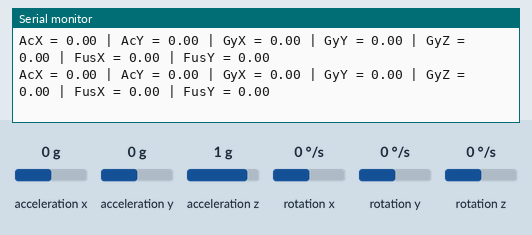
Simulated run of this program. Board: ESP32. Shown: the last lines printed to the serial monitor. Wiring (inferred from the names in the program): MPU-6050 motion sensor at I2C address 0x68. The inputs (shaded band) are chosen by the test bench; at power-on: rotation x 0 °/s, rotation z 0 °/s, acceleration x 0 g, acceleration y 0 g, acceleration z 1 g, rotation y 0 °/s.

Above: at 1.4 s.
1.5 s: rotation x set to 12 °/s
At 2.4 s:
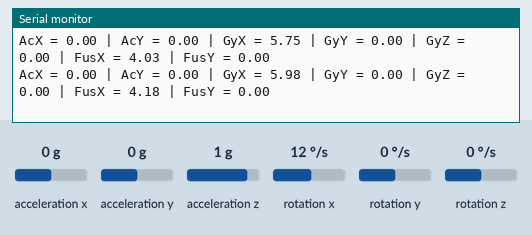
4.5 s: rotation x set to 100 °/s
At 5.4 s:
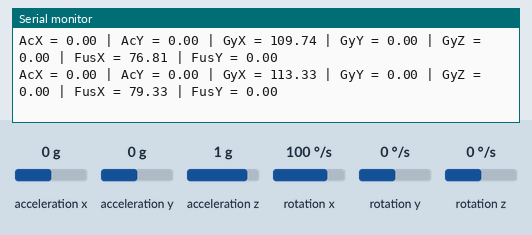
7.5 s: rotation z set to 100 °/s
At 8.2 s:
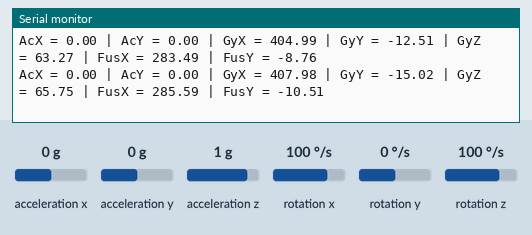
10.5 s: acceleration x set to -1.4 g
At 11.5 s:
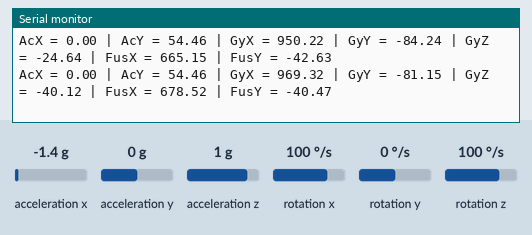
12.0 s: acceleration y set to -1.4 g
At 13.0 s:
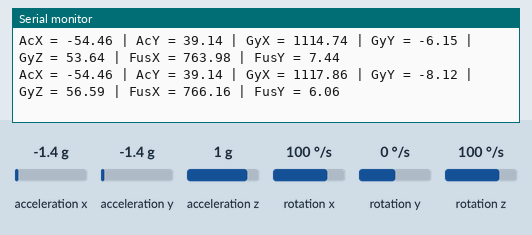
13.5 s: acceleration x set to 1.4 g
At 14.5 s:
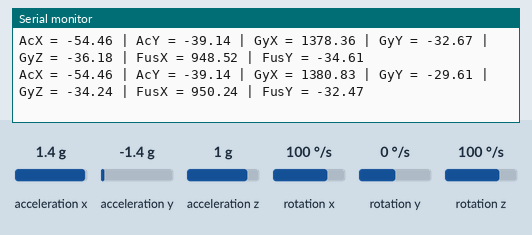
Timing chart, 0 to 16.5 s (numbered marks = the images above; inputs shaded):
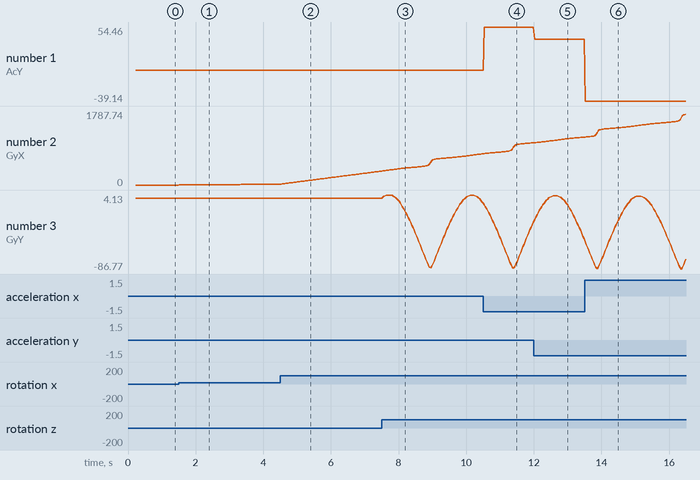

Measured:
- after the input at 1.5 s, the serial monitor: prints a new line at once (image 1)
- plotted number 2: 0 → 19.94 after the input at 1.5 s

The program:

main.cpp
```cpp
#include <Arduino.h>
#include<Wire.h>
//Z-Y-X系の
volatile int interruptCounter;//カウンタ変数
int totalInterruptCounter;//割込み数のカウンタ
const int MPU_addr=0x68;  // I2C address of the MPU-6050
int16_t AcX,AcY,AcZ,Tmp,GyX,GyY,GyZ;
float acceleration_x = 0;
float acceleration_y = 0;
float acceleration_z = 0;

float rad_velocity_roll = 0;
float rad_velocity_pitch = 0;
float rad_velocity_yaw = 0;

float rad_velocity_roll_offset = 0;
float rad_velocity_yaw_offset = 0;
float rad_velocity_pitch_offset = 0;

int16_t rad_velocity_roll_1 = 0;
int16_t rad_velocity_pitch_1 = 0;
int16_t rad_velocity_yaw_1 = 0;

float rad_roll = 0;
float rad_pitch = 0;
float rad_yaw = 0;

float rad_roll_offset = 0;
float rad_pitch_offset = 0;
float rad_yaw_offset = 0;

float deg_roll = 0;
float deg_pitch = 0;
float deg_yaw = 0;

float acc_rad_roll = 0;
float acc_rad_pitch = 0;
float acc_deg_roll = 0;
float acc_deg_pitch = 0;

float conv_radv = 2000;

float fusion_rad_roll = 0;
float fusion_rad_pitch = 0;

float fusion_deg_roll = 0;
float fusion_deg_pitch = 0;

float ratio = 0.7;

int32_t GyX_total = 0;
int32_t GyY_total = 0;
int32_t GyZ_total = 0;

hw_timer_t * timer = NULL;//タイマ設定用のポインタ
portMUX_TYPE timerMux = portMUX_INITIALIZER_UNLOCKED;//同期処理用の宣言?


// ---------------------------------------------------------------
void IRAM_ATTR onTimer() {
	portENTER_CRITICAL_ISR(&timerMux);
	interruptCounter++;
	portEXIT_CRITICAL_ISR(&timerMux);
}

// ---------------------------------------------------------------
void setup()
{
	Wire.begin(21,22);
    Wire.beginTransmission(MPU_addr);
    Wire.write(0x6B);  // PWR_MGMT_1 register
    Wire.write(0);     // set to zero (wakes up the MPU-6050)
    Wire.endTransmission(true);
	Serial.begin(115200);
	delay(200);
	Serial.println("*** setup start ***");

	timer = timerBegin(0, 80, true);//タイマの初期化(何番のタイマか(0~3),プリスケーラ(クロックは80MHzなので指定した数で割った信号が得られる今回だと1MHzになるはず),trueで割込みをエッジタイプに)
	timerAttachInterrupt(timer, &onTimer, true);//第三引数はそろえる
	timerAlarmWrite(timer, 500, true);//第二引数でカウント何回で割込みするか指定(1Mごとだから2000Hz)
	timerAlarmEnable(timer);

	Serial.println("*** setup end ***");
}

// ---------------------------------------------------------------
void loop()
{

	if (interruptCounter > 0) {

		portENTER_CRITICAL(&timerMux);
		interruptCounter--;
		portEXIT_CRITICAL(&timerMux);

		totalInterruptCounter++;

		//Serial.print("An interrupt as occurred. Total number: ");
		//Serial.println(totalInterruptCounter);


		//2kHz

		Wire.beginTransmission(MPU_addr);
		Wire.write(0x3B);  // starting with register 0x3B (ACCEL_XOUT_H)
  		Wire.endTransmission(false);
  		Wire.requestFrom(MPU_addr,14,true);  // request a total of 14 registers
  		AcX=Wire.read()<<8|Wire.read();  // 0x3B (ACCEL_XOUT_H) & 0x3C (ACCEL_XOUT_L)
  		AcY=Wire.read()<<8|Wire.read();  // 0x3D (ACCEL_YOUT_H) & 0x3E (ACCEL_YOUT_L)
  		AcZ=Wire.read()<<8|Wire.read();  // 0x3F (ACCEL_ZOUT_H) & 0x40 (ACCEL_ZOUT_L)
		Tmp=Wire.read()<<8|Wire.read();  // 0x41 (TEMP_OUT_H) & 0x42 (TEMP_OUT_L)
  		GyX=Wire.read()<<8|Wire.read();  // 0x43 (GYRO_XOUT_H) & 0x44 (GYRO_XOUT_L)
  		GyY=Wire.read()<<8|Wire.read();  // 0x45 (GYRO_YOUT_H) & 0x46 (GYRO_YOUT_L)
  		GyZ=Wire.read()<<8|Wire.read();  // 0x47 (GYRO_ZOUT_H) & 0x48 (GYRO_ZOUT_L)

		GyX = GyX - rad_velocity_roll_offset;
		GyY = GyY - rad_velocity_pitch_offset;
		GyZ = GyZ - rad_velocity_yaw_offset;

		rad_velocity_roll_1 = rad_velocity_roll;
		rad_velocity_pitch_1 = rad_velocity_pitch;
		rad_velocity_yaw_1 = rad_velocity_yaw;

		rad_velocity_roll = (GyX + GyY*sin(rad_roll)*tan(rad_pitch) + GyZ*cos(rad_roll)*tan(rad_pitch))/conv_radv;
		rad_velocity_pitch = (GyY*cos(rad_roll) - GyZ*sin(rad_roll))/conv_radv;
		rad_velocity_yaw = (GyY*sin(rad_roll)/cos(rad_pitch) +GyZ*cos(rad_roll)/cos(rad_pitch))/conv_radv;


		if(totalInterruptCounter <= 400){
			GyX_total += GyX;
			GyY_total += GyY;
			GyZ_total += GyZ;
		}


		if(totalInterruptCounter == 400){
			rad_velocity_roll_offset = GyX_total/400;
			rad_velocity_pitch_offset = GyY_total/400;
			rad_velocity_yaw_offset = GyZ_total/400;
			rad_roll = 0;
			rad_pitch = 0;
			rad_yaw = 0;
		}

		//if(totalInterruptCounter%2 == 0){
			rad_roll += (rad_velocity_roll +rad_velocity_roll_1)/2000/2;
			rad_pitch += (rad_velocity_pitch + rad_velocity_pitch_1)/2000/2;
			rad_yaw += (rad_velocity_yaw + rad_velocity_yaw_1)/2000/2;

			acc_rad_roll = atan2(AcY,AcZ);
			acc_rad_pitch = atan2(-AcX,sqrt(AcY*AcY + AcZ*AcZ));

			acc_deg_roll = acc_rad_roll*180/M_PI;
			acc_deg_pitch = acc_rad_pitch*180/M_PI;

			fusion_rad_roll = rad_roll*ratio + acc_rad_roll*(1-ratio);
			fusion_rad_pitch = rad_pitch*ratio + acc_rad_pitch*(1-ratio);

			deg_roll = rad_roll*180/M_PI;
			deg_pitch = rad_pitch*180/M_PI;
			deg_yaw = rad_yaw*180/M_PI;

			fusion_deg_roll = fusion_rad_roll*180/M_PI;
			fusion_deg_pitch = fusion_rad_pitch*180/M_PI;


		//}

		if(totalInterruptCounter%20 == 0){
			Serial.print("AcX = "); Serial.print(acc_deg_roll);
  			Serial.print(" | AcY = "); Serial.print(acc_deg_pitch);
  			Serial.print(" | GyX = "); Serial.print(deg_roll);
  			Serial.print(" | GyY = "); Serial.print(deg_pitch);
  			Serial.print(" | GyZ = "); Serial.print(deg_yaw);
			Serial.print(" | FusX = "); Serial.print(fusion_deg_roll);
			Serial.print(" | FusY = "); Serial.println(fusion_deg_pitch);

		}

	}
}

// ---------------------------------------------------------------
```
